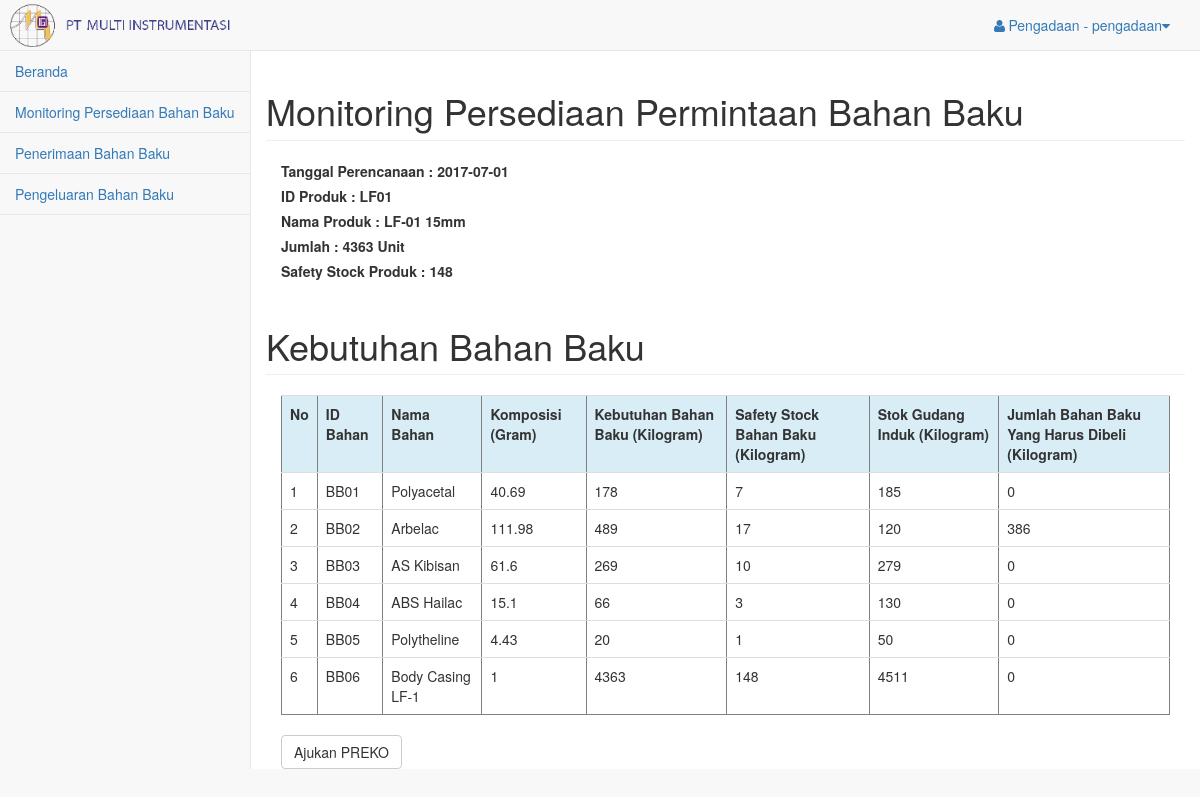
Page /pages/gudang_induk/index.php?page=detil_safetystock&&id_rencana=26&&id_produk=LF01 (signed in) on the earlier database version.
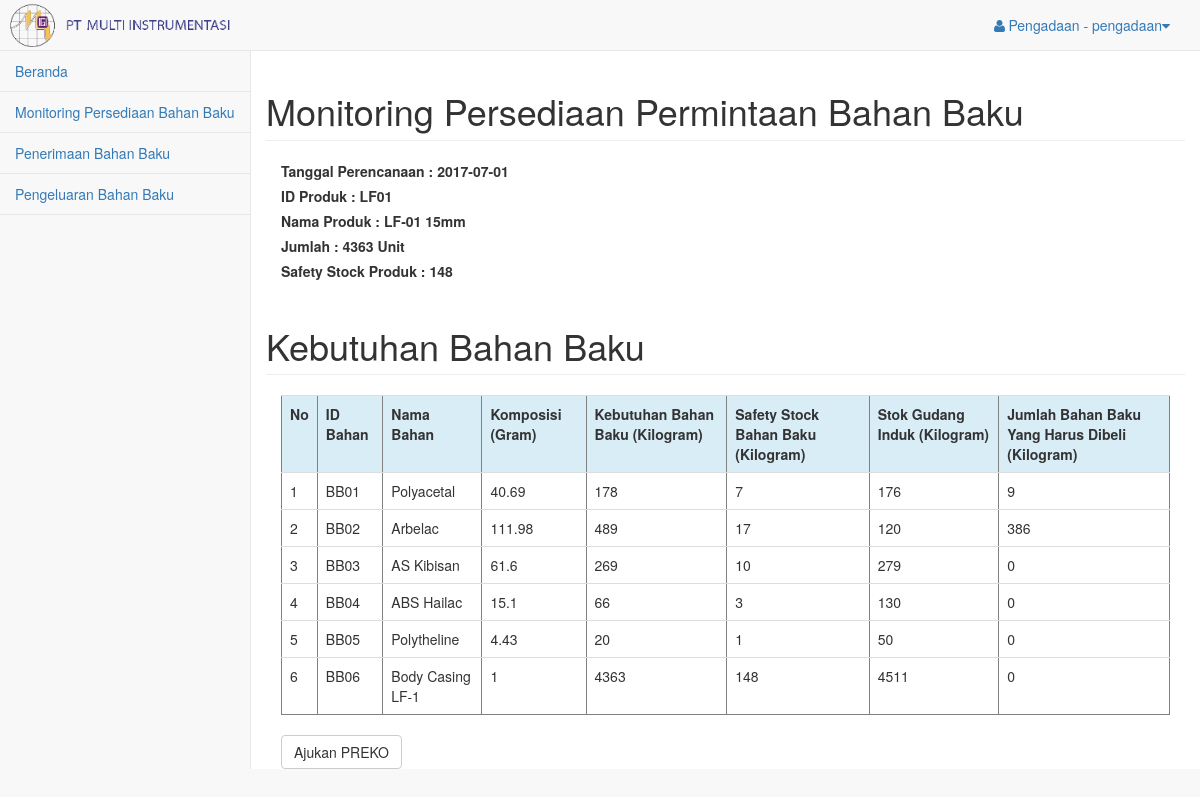
Same page on the later database version.
### tables this page shows
CREATE TABLE `komposisi` (
  `id_produk` varchar(4) DEFAULT NULL,
  `id_bahanbaku` varchar(4) DEFAULT NULL,
  `jumlah` float DEFAULT NULL
);

CREATE TABLE `bahan_baku` (
  `id_bahanbaku` varchar(4) NOT NULL,
  `nama_bahan` varchar(20) NOT NULL,
  `jumlah` int(11) NOT NULL
);

CREATE TABLE `rencana_produksi` (
  `id_rencana` int(11) NOT NULL,
  `tanggal_rencana` date DEFAULT NULL,
  `id_produk` varchar(4) DEFAULT NULL,
  `jumlah` int(11) DEFAULT NULL,
  `status_rencana` varchar(5) NOT NULL
);

CREATE TABLE `produk` (
  `id_produk` varchar(4) NOT NULL,
  `nama_produk` varchar(20) DEFAULT NULL,
  `harga` int(11) NOT NULL,
  `jumlah` int(11) NOT NULL
);

### pages/gudang_induk/detil_safetystock.php (the view, shortened to what the changed rows need)
<?php
include 'koneksi.php';
$id_rencana = $_GET["id_rencana"];
$id_produk = $_GET["id_produk"];
$safety_stock_produk = 148;
$query_rencana = mysqli_query($koneksi,"SELECT rencana_produksi.id_rencana as id_rencana,
        rencana_produksi.tanggal_rencana as tanggal,
        rencana_produksi.id_produk as id_produk,
        produk.nama_produk as nama_produk,
        rencana_produksi.jumlah as jumlah,
        rencana_produksi.status_rencana as status_rencana
        FROM produk INNER JOIN rencana_produksi ON produk.id_produk=rencana_produksi.id_produk
        WHERE id_rencana ='$id_rencana'
        ORDER BY tanggal DESC")
        or die(mysqli_error());
?>
<!DOCTYPE html>
<html>
    <head>
    </head>
    <body>
    <div class="row">
        <h1 class="page-header">Monitoring Persediaan Permintaan Bahan Baku</h1>
            <div class="col-md-6">
                <?php
                    while ($data = mysqli_fetch_array($query_rencana)) {
                        $rencana_produksi = $data['jumlah'];
                ?>
                <label class="control-label">Tanggal Perencanaan    : <?php echo $data['tanggal']; ?> </label><br>
                <label class="control-label">ID Produk              : <?php echo $data['id_produk']; ?></label><br>
                <label class="control-label">Nama Produk            : <?php echo $data['nama_produk']; ?></label><br>
                <label class="control-label">Jumlah                 : <?php echo $data['jumlah']; ?> Unit</label><br>
                <label class="control-label">Safety Stock Produk    : <?php echo $safety_stock_produk; ?></label>
                <?php
                    }
                ?>
            </div>
    </div>
    <?php
        $query_safety = mysqli_query($koneksi,
                        "SELECT bb.id_bahanbaku id_bahanbaku,
                                bb.nama_bahan nama_bahan,
                                kom.jumlah jumlah_komposisi,
                                bb.jumlah jumlah_stok
                        FROM bahan_baku bb
                        JOIN komposisi kom
                        ON bb.id_bahanbaku=kom.id_bahanbaku
                        WHERE kom.id_produk = '$id_produk'")
                        or die(mysqli_error());
    ?>
    <div class="row">
        <h1 class="page-header">Kebutuhan Bahan Baku</h1>
            <div class="col-md-12">
                <table border="1" class="table">
                    <tr class="info">
                        <th>No</th>
                        <th>ID Bahan</th>
                        <th>Nama Bahan</th>
                        <th>Komposisi (Gram) </th>
                        <th>Kebutuhan Bahan Baku (Kilogram)</th>
                        <th>Safety Stock Bahan Baku (Kilogram)</th>
                        <th>Stok Gudang Induk (Kilogram)</th>
                        <th>Jumlah Bahan Baku Yang Harus Dibeli (Kilogram)</th>
                    </tr>
                    <?php
                        $nomor =1;
                        $temp_array = array();
                        while ($data_bb = mysqli_fetch_array($query_safety)) {
                                $jumlah_komposisi = $data_bb['jumlah_komposisi'];
                                $kebutuhan_bahan_baku = $rencana_produksi * ($jumlah_komposisi/1000);
                                $safety_stock_bb = $safety_stock_produk * ($jumlah_komposisi/1000);
                                if ($data_bb['id_bahanbaku'] == 'BB06' || $data_bb['id_bahanbaku'] == 'BB07') {
                                    $kebutuhan_bahan_baku = $kebutuhan_bahan_baku * 1000;
                                    $safety_stock_bb = $safety_stock_bb * 1000;
                                }
                                $kebutuhan_bahan_baku = ceil($kebutuhan_bahan_baku);
                                $safety_stock_bb = ceil($safety_stock_bb);
                                $jumlah_stok_bb = $data_bb['jumlah_stok'];
                                $bahanbaku_harus_beli = $kebutuhan_bahan_baku + $safety_stock_bb - $jumlah_stok_bb;
                                if ($bahanbaku_harus_beli < 0) {
                                    $bahanbaku_harus_beli = 0;
                                } else {
                                    $data_temp_array = array();
                                    $data_temp_array['id_bahanbaku'] = $data_bb['id_bahanbaku'];
                                    $data_temp_array['jumlah_beli'] = $bahanbaku_harus_beli;
                                    $temp_array[] = $data_temp_array;
                                }
                    ?>
                    <tr>
                        <td><?php echo $nomor++; ?></td>
                        <td><?php echo $data_bb['id_bahanbaku']; ?></td>
                        <td><?php echo $data_bb['nama_bahan']; ?></td>
                        <td><?php echo $jumlah_komposisi ?></td>
                        <td><?php echo $kebutuhan_bahan_baku; ?></td>
                        <td><?php echo $safety_stock_bb; ?></td>
                        <td><?php echo $jumlah_stok_bb ?></td>
                        <td><?php echo $bahanbaku_harus_beli; ?></td>
                        <?php
                            }
                        $tanggal = date("Y-m-d");
                        ?>
                    </tr>
                </table>
                            </div>
    </div>
    </body>
</html>
<!-- <?php var_dump($temp_array); ?><br>
<?php var_dump($tanggal); ?> -->

Differences in the rows shown:
changed through a linked row, rencana_produksi "LF01": jumlah.jumlah "0" → "9"
changed through a linked row, komposisi "BB01": id_bahanbaku.jumlah "185" → "176"
